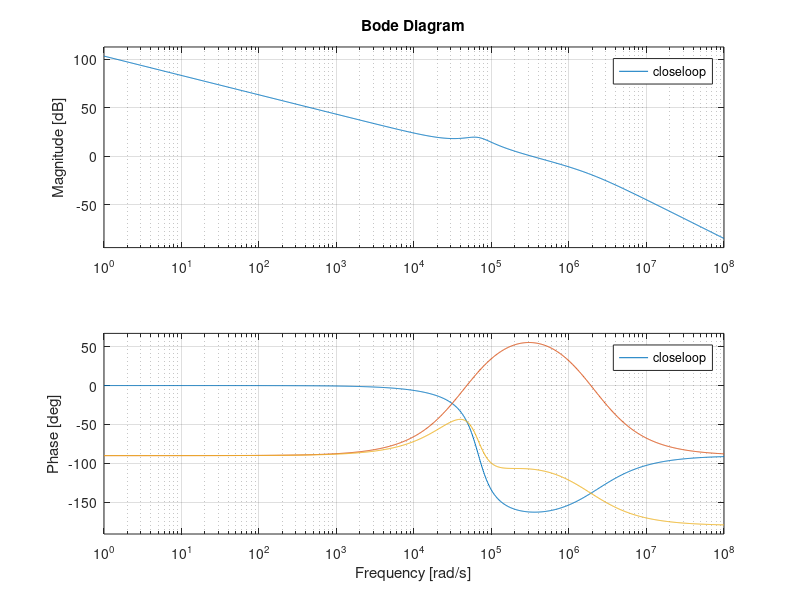

Recreate this plot in MATLAB.
close all;clear all;clc
s = tf('s');

Vin =6;
L = 10*1e-6;
C=22*1e-6;
Rload = 1;% or2
RL = 0.068;
Rc = 0.02;
wo = 1/((L*C)^0.5);
wz = 1/(Rc*C);
Q = (1/wo) * (1/(L/(Rload+RL)+C*(Rc+RL*Rload/(RL+Rload))));
Gvd = Vin * (1+s/wz)/(1+s/(Q*wo)+(s/wo)^2);
Hsense = 1.2;
VM = 3;
T = Hsense*(1/VM)*Gvd;
bode(T,{1,1e8});
hold on;
%%compensator%%
Wz1 = 6000*2*pi;%%2pi*fL
Wz2 = 8816*2*pi;%%2pi*fz
Wp1 = 283564*2*pi;%%2pi*fp
Wp2 = 361715*2*pi;%%2pi*fp2
gcm = 1.596;%%4.05824dB
comp = gcm *(1+Wz1/s)*(1+s/Wz2)/((1+s/Wp1)*(1+s/Wp2));%%transfer function
bode(comp,{1,1e8});
hold on;
%%closed loop%%
closeloop = comp * T;
bode(closeloop,{1,1e8});
grid on;
